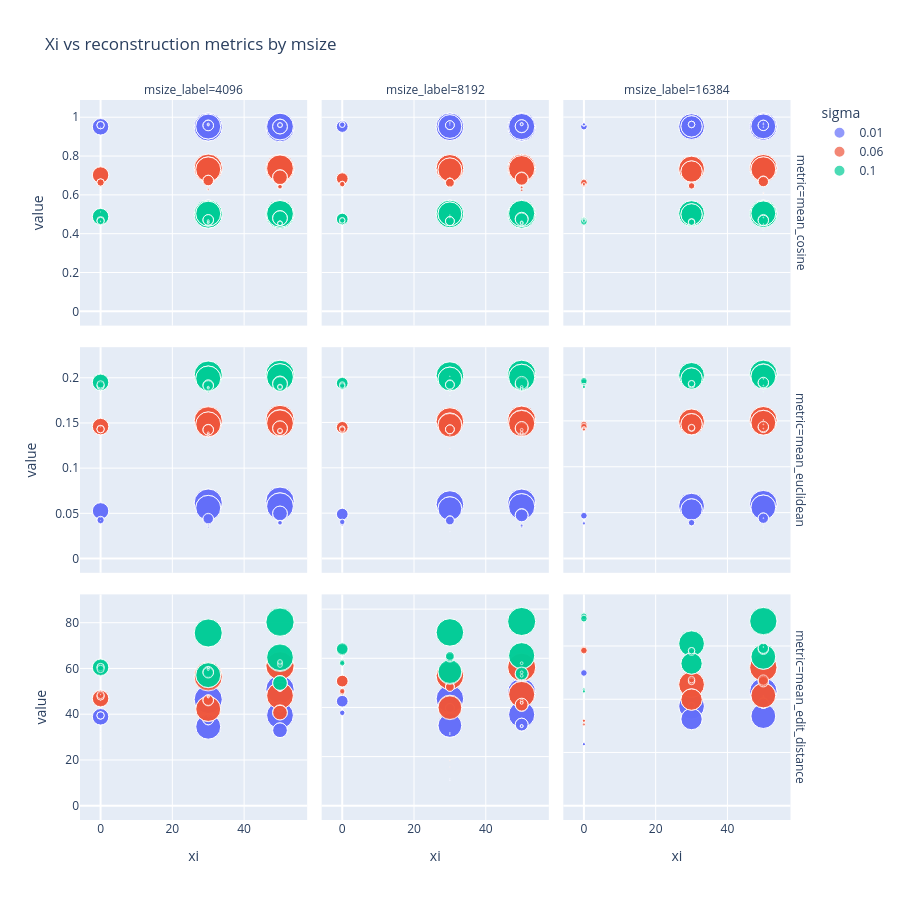

Source (notebook cell):
### Code cell
plot_df = df[[
    "sigma",
    "xi",
    "iota",
    "kappa",
    "latent",
    "msize",
    "filling_percent",
    "recognized",
    "unrecognized",
    "mean_cosine",
    "mean_euclidean",
    "mean_edit_distance",
]].copy()
plot_df["msize_label"] = plot_df["msize"].astype(str)
plot_df["sigma_label"] = plot_df["sigma"].astype(str)
msize_order = [str(msize) for msize in sorted(plot_df["msize"].unique())]
sigma_order = [str(sigma) for sigma in sorted(plot_df["sigma"].unique())]
plot_df = plot_df.sort_values(["msize", "xi", "sigma"])

plot_df_long = plot_df.melt(
    id_vars=[
        "sigma",
        "sigma_label",
        "xi",
        "iota",
        "kappa",
        "latent",
        "msize",
        "msize_label",
        "filling_percent",
        "recognized",
        "unrecognized",
    ],
    value_vars=["mean_cosine", "mean_euclidean", "mean_edit_distance"],
    var_name="metric",
    value_name="value",
)

fig = px.scatter(
    plot_df_long,
    x="xi",
    y="value",
    facet_row="metric",
    facet_col="msize_label",
    color="sigma_label",
    size="recognized",
    category_orders={
        "msize_label": msize_order,
        "sigma_label": sigma_order,
    },
    hover_data={
        "sigma_label": False,
        "msize_label": False,
        "sigma": True,
        "iota": True,
        "kappa": True,
        "latent": True,
        "msize": True,
        "filling_percent": True,
        "recognized": True,
        "unrecognized": True,
    },
    title="Xi vs reconstruction metrics by msize",
    height=900,
)
fig.update_yaxes(matches=None)
fig.update_layout(
    xaxis_title="xi",
    yaxis_title="value",
    legend_title_text="sigma",
)
fig.show()
